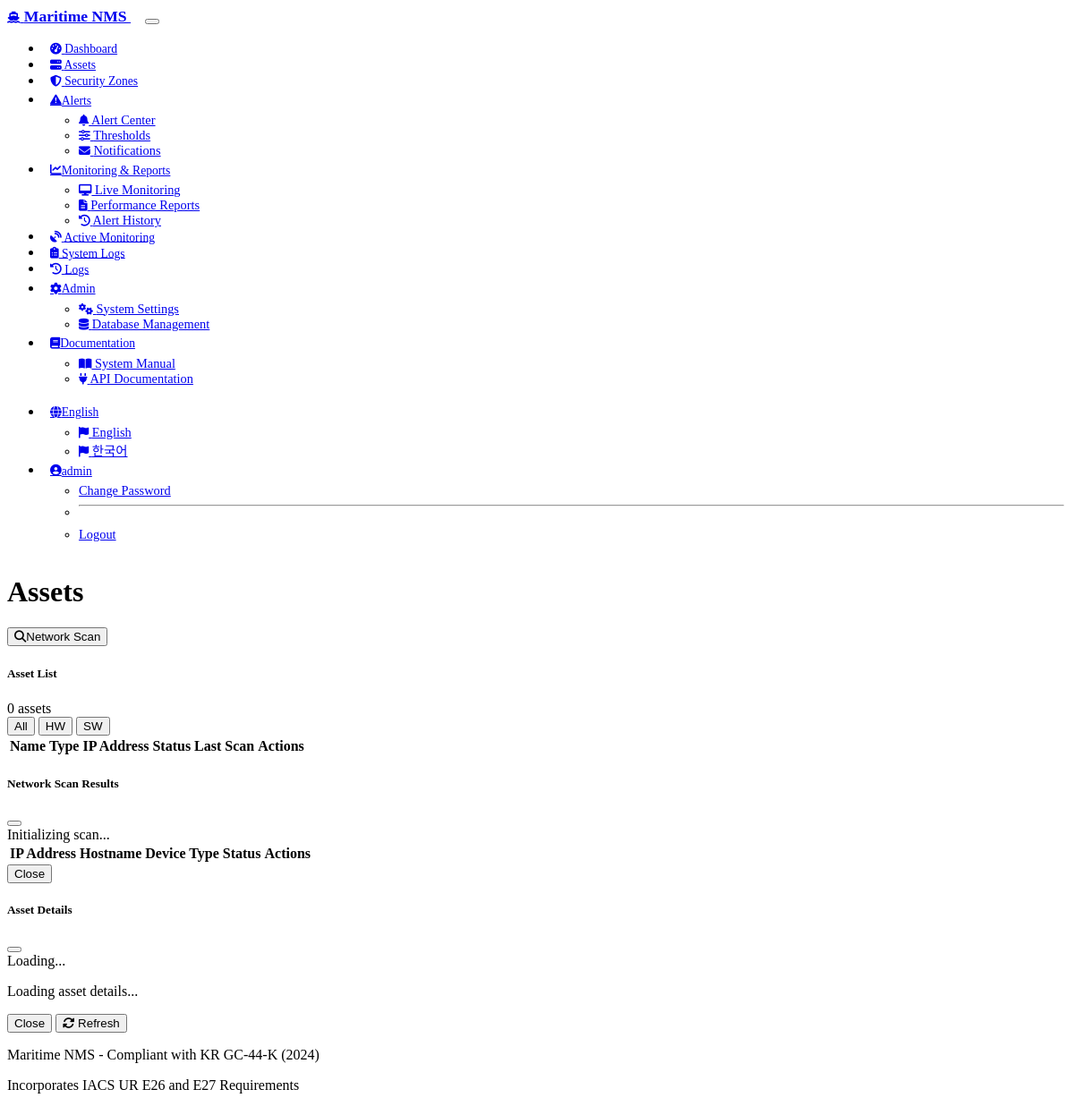
The app's page /assets (signed in), older data.
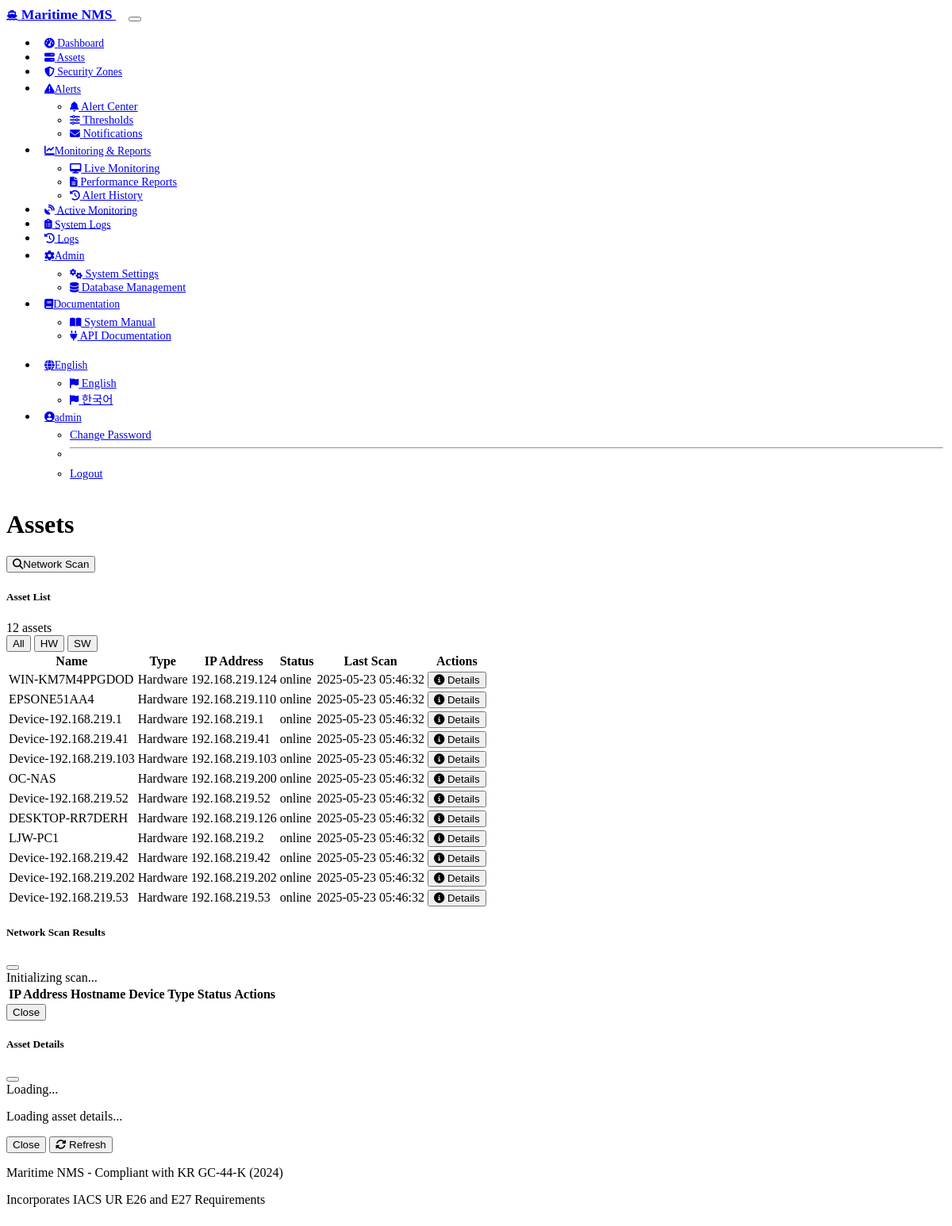
The same page, newer data.
### models.py (models this page shows, shortened)
class CBSAsset(db.Model):
    id = db.Column(db.Integer, primary_key=True)
    name = db.Column(db.String(128), nullable=False)
    function = db.Column(db.Text)  # Brief function/purpose
    asset_type = db.Column(db.String(64))  # Hardware or Software
    manufacturer = db.Column(db.String(128))
    model = db.Column(db.String(128))
    serial_number = db.Column(db.String(128))
    firmware_version = db.Column(db.String(64))
    software_version = db.Column(db.String(64))
    os_type = db.Column(db.String(64))
    os_version = db.Column(db.String(64))
    patch_level = db.Column(db.String(64))
    physical_location = db.Column(db.String(128))  # Can store IP address
    ip_address = db.Column(db.String(45))  # Dedicated IP address field
    mac_address = db.Column(db.String(17))  # MAC address for asset
    status = db.Column(db.String(20))  # online, offline, warning, critical, etc
    last_scan = db.Column(db.DateTime)  # Last time asset was scanned
    protocols = db.Column(db.String(256))  # Supported communication protocols
    interfaces = db.Column(db.Text)  # Physical interfaces (network, serial)
    installation_date = db.Column(db.Date)
    end_of_life_date = db.Column(db.Date)
    vessel_id = db.Column(db.Integer, db.ForeignKey('vessel.id'), nullable=True)
    security_zone_id = db.Column(db.Integer, db.ForeignKey('security_zone.id'), nullable=True)
    parent_asset_id = db.Column(db.Integer, db.ForeignKey('cbs_asset.id'), nullable=True)  # For software installed on hardware
    created_at = db.Column(db.DateTime, default=datetime.datetime.utcnow)
    updated_at = db.Column(db.DateTime, default=datetime.datetime.utcnow, onupdate=datetime.datetime.utcnow)
    vessel = db.relationship('Vessel', back_populates='assets', foreign_keys=[vessel_id])
    security_zone = db.relationship('SecurityZone', back_populates='assets')
    parent_asset = db.relationship('CBSAsset', remote_side=[id], backref='installed_software')
    alerts = db.relationship('Alert', back_populates='cbs_asset', cascade='all, delete-orphan')
    sensor_data = db.relationship('SensorData', back_populates='cbs_asset', cascade='all, delete-orphan')
    compensation_measures = db.relationship('CompensationMeasure', back_populates='cbs_asset', cascade='all, delete-orphan')

### routes.py (the view)
@app.route('/assets')
@login_required
def assets():
    assets = CBSAsset.query.all()
    return render_template('assets.html',
                          assets=assets)

### app.py (called while the page is built)
@app.before_request
def before_request():
    if 'lang' in request.args:
        session['lang'] = request.args.get('lang')
    if 'lang' not in session:
        session['lang'] = 'en'  # Default to English

    @login_manager.user_loader
    def load_user(user_id):
        return User.query.get(int(user_id))

### models.py (called while the page is built)
    @property
    def is_active(self):
        return self.active

### templates/assets.html (shortened to what the changed rows need)
{% extends 'layout.html' %}
{% block content %}
<div class="container py-4">
    <div class="row">
        <div class="col-md-12">
            <h1 class="display-5 mb-4">Assets</h1>
            <div class="card bg-dark border-secondary">
                <div class="card-header bg-dark border-secondary d-flex justify-content-between align-items-center">
                    <div>
                    <span class="badge bg-primary">{{ assets|length }} assets</span>
                        <div class="btn-group ms-2">
                            <button class="btn btn-sm btn-outline-light active" id="allAssets">All</button>
                            <button class="btn btn-sm btn-outline-light" id="hwAssets">HW</button>
                            <button class="btn btn-sm btn-outline-light" id="swAssets">SW</button>
                        </div>
                    </div>
                </div>
                <div class="card-body">
                    <div class="table-responsive">
                        <table class="table table-dark table-striped">
                            <thead>
                                <tr>
                                    <th>Name</th>
                                    <th>Type</th>
                                    <th>IP Address</th>
                                    <th>Status</th>
                                    <th>Last Scan</th>
                                    <th>Actions</th>
                                </tr>
                            </thead>
                            <tbody id="assetsTableBody">
                                {% for asset in assets %}
                                <tr data-type="{{ asset.category|default('hardware') }}">
                                    <td>{{ asset.name }}</td>
                                    <td>{{ asset.asset_type }}</td>
                                    <td>{{ asset.ip_address }}</td>
                                    <td>
                                        <span class="badge {% if asset.status == 'online' %}bg-success{% else %}bg-danger{% endif %}">
                                            {{ asset.status }}
                                        </span>
                                    </td>
                                    <td>{{ asset.last_scan.strftime('%Y-%m-%d %H:%M:%S') if asset.last_scan else 'Never' }}</td>
                                    <td>
                                        <button class="btn btn-sm btn-info asset-details" data-asset-id="{{ asset.id }}" data-bs-toggle="modal" data-bs-target="#assetDetailsModal">
                                            <i class="fas fa-info-circle"></i> Details
                                        </button>
                                    </td>
                                </tr>
                                {% endfor %}
                            </tbody>
                        </table>
                    </div>
                </div>
            </div>
        </div>
    </div>
</div>
<div class="modal fade" id="scanModal" tabindex="-1" aria-labelledby="scanModalLabel" aria-hidden="true">
    <div class="modal-dialog modal-lg">
        <div class="modal-content bg-dark text-light">
            <div class="modal-body">
                <div id="scanResults" class="table-responsive d-none">
                    <table class="table table-dark table-hover">
                        <thead>
                            <tr>
                                <th>IP Address</th>
                                <th>Hostname</th>
                                <th>Device Type</th>
                                <th>Status</th>
                                <th>Actions</th>
                            </tr>
                        </thead>
                    </table>
                </div>
            </div>
        </div>
    </div>
</div>
{% endblock %}

Row changes from the older to the newer data that the page shows:
added CBSAsset: name "WIN-KM7M4PPGDOD", asset_type "Hardware", ip_address "192.168.219.124", status "online", last_scan "2025-05-23 05:46:32"
added CBSAsset: name "EPSONE51AA4", asset_type "Hardware", ip_address "192.168.219.110", status "online", last_scan "2025-05-23 05:46:32"
added CBSAsset: name "Device-192.168.219.1", asset_type "Hardware", ip_address "192.168.219.1", status "online", last_scan "2025-05-23 05:46:32"
added CBSAsset: name "Device-192.168.219.41", asset_type "Hardware", ip_address "192.168.219.41", status "online", last_scan "2025-05-23 05:46:32"
added CBSAsset: name "Device-192.168.219.103", asset_type "Hardware", ip_address "192.168.219.103", status "online", last_scan "2025-05-23 05:46:32"
added CBSAsset: name "OC-NAS", asset_type "Hardware", ip_address "192.168.219.200", status "online", last_scan "2025-05-23 05:46:32"
added CBSAsset: name "Device-192.168.219.52", asset_type "Hardware", ip_address "192.168.219.52", status "online", last_scan "2025-05-23 05:46:32"
added CBSAsset: name "DESKTOP-RR7DERH", asset_type "Hardware", ip_address "192.168.219.126", status "online", last_scan "2025-05-23 05:46:32"
added CBSAsset: name "LJW-PC1", asset_type "Hardware", ip_address "192.168.219.2", status "online", last_scan "2025-05-23 05:46:32"
added CBSAsset: name "Device-192.168.219.42", asset_type "Hardware", ip_address "192.168.219.42", status "online", last_scan "2025-05-23 05:46:32"
added CBSAsset: name "Device-192.168.219.202", asset_type "Hardware", ip_address "192.168.219.202", status "online", last_scan "2025-05-23 05:46:32"
added CBSAsset: name "Device-192.168.219.53", asset_type "Hardware", ip_address "192.168.219.53", status "online", last_scan "2025-05-23 05:46:32"
Text that changed along with them:
{{ assets|length }}: "0" → "12"
